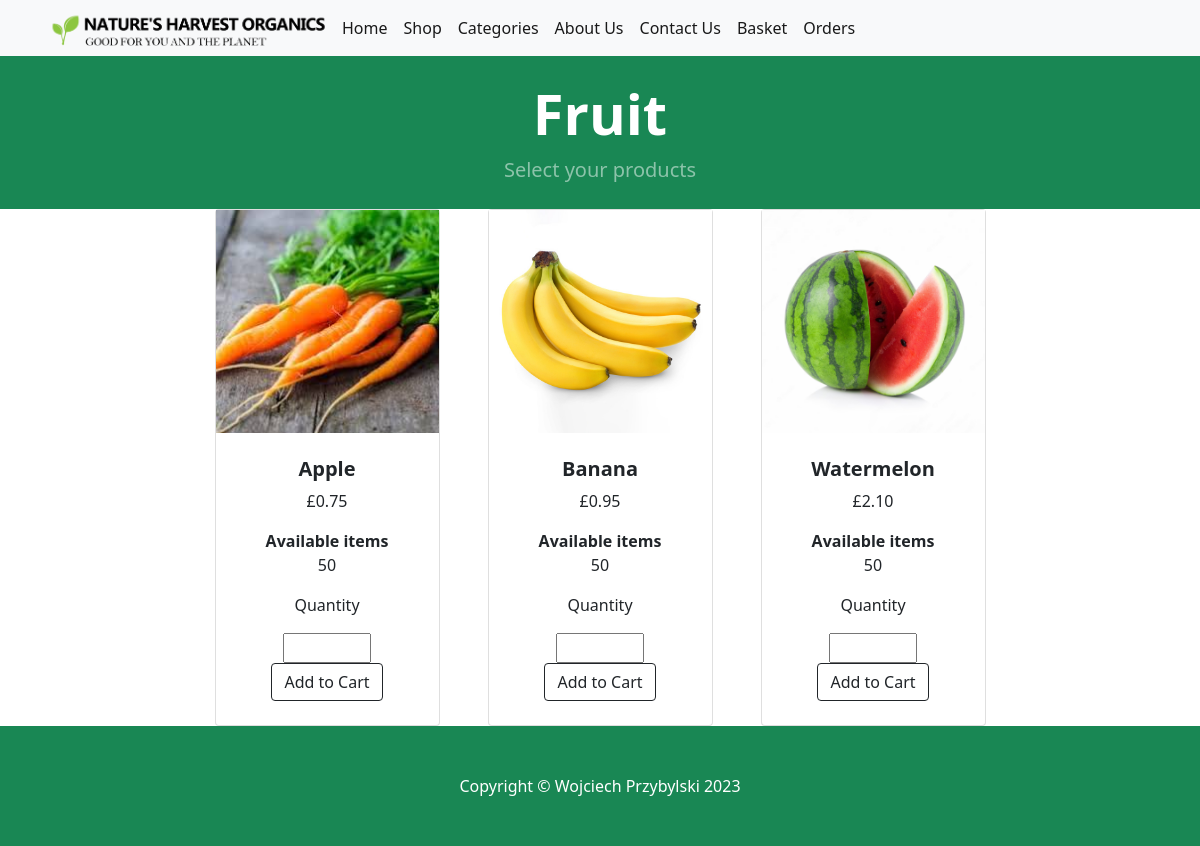
/Fruit, run on the app's committed database.
### tables this page shows
CREATE TABLE items (
	id INTEGER NOT NULL, 
	name VARCHAR(30) NOT NULL, 
	stock INTEGER NOT NULL, 
	price FLOAT NOT NULL, 
	type_id VARCHAR(15) NOT NULL, 
	PRIMARY KEY (id), 
	UNIQUE (name), 
	FOREIGN KEY(type_id) REFERENCES types (id)
);

### application/__init__.py (the view)
    @app.route('/Fruit')
    def fruit():
        from application import models
        items = models.Items.query.filter_by(type_id='1').all()
        baseUrl = '/static/'
        return render_template("Fruit.html", baseUrl=baseUrl, items=items)

### application/templates/Fruit.html (shortened to what this page needs)
{% extends 'base.html' %}
{% block content %}
    <header class="bg-success py-2">
        <div class="container px-4 px-lg-5 my-3">
            <div class="text-center text-white">
                <h1 class="display-4 fw-bolder">Fruit</h1>
                <p class="lead fw-normal text-white-50 mb-0">Select your products</p>
            </div>
        </div>
    </header>
    <section class="py-5">
        <div class="container px-4 px-lg-5 mt-5">
            <div class="row gx-4 gx-lg-5 row-cols-2 row-cols-md-3 row-cols-xl-4 justify-content-center">
                {% for item in items %}
                <div class="col mb-5">
                        <div class="card h-100">
                            <a class="pic" href="{{item.name}}"><img src="{{ baseUrl }}assets/images/{{item.id}}.jpg"></img></a>
                            <div class="card-body p-4">
                                <div class="text-center">
                                    <h5 class="fw-bolder">{{item.name}}</h5>
                                        <p class="">£{{ "%.2f" | format(item.price) }}</p>
                                    <div>
                                        <b class="fw-bolder">Available items</b>
                                        <p class="">{{item.stock}}</p>
                                    </div>
                                    <div>
                                        <p>Quantity</p>
                                        <form action="{{ url_for('add_to_cart') }}" method="POST">
                                            <input name="quantity" type="number" min="1" max="{{item.stock}}">
                                            <button class="btn btn-outline-dark mt-auto" name="add_item" type="submit">Add to Cart</button>
                                        </form>
                                    </div>
                                </div>
                            </div>
                        </div>
                </div>
                {% endfor %}
            </div>
        </div>
    </section>
{% endblock %}

### data on the page
items: shows a picture, name "Apple", price "0.75", stock "50"
items: shows a picture, name "Banana", price "0.95", stock "50"
items: shows a picture, name "Watermelon", price "2.10", stock "50"
